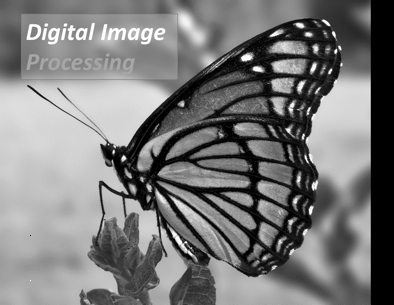
%> input picture codes/ch7_MorphologicalImageProcessing/13. Majority Filter and Median Filter/butterfly.png, 394 x 305 px
$ octave Cascaded_Dilations.m   (GNU Octave 9; MATLAB toolbox functions it lacks are replaced by stand-ins)
%> lines starting %> are read from the running program, lines starting %| are printed output that depends on the picture
% EE368/CS232 Digital Image Processing
% Bernd Girod
% Department of Electrical Engineering, Stanford University

% Script by Qiyuan Tian and David Chen
% Cascaded dilations

clear, clc, close all;

% Load test image
img = imread('butterfly.png');
%> img is the input picture: size 305x394x3 uint8; min 0, max 255, mean 121.3

% Define different structuring elements
se1 = strel('line', 10, 0);
se2 = strel('line', 10, -45);
se3 = strel('line', 10, -135);

% Perform sequence of dilations
dilatedImg1 = imdilate(img, se1);
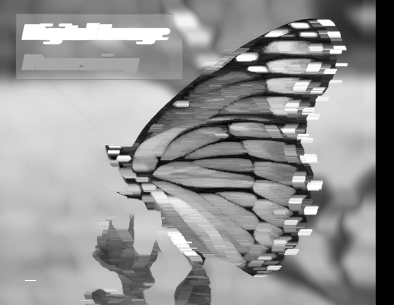
%> dilatedImg1: size 305x394x3 uint8; min 0, max 255, mean 148
dilatedImg2 = imdilate(dilatedImg1, se2);
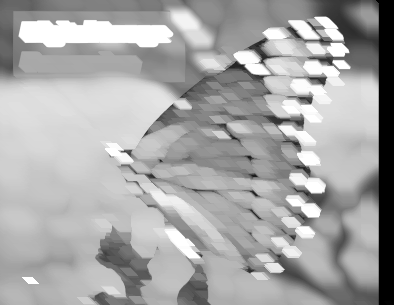
%> dilatedImg2: size 305x394x3 uint8; min 0, max 255, mean 167.2
dilatedImg3 = imdilate(dilatedImg2, se3);
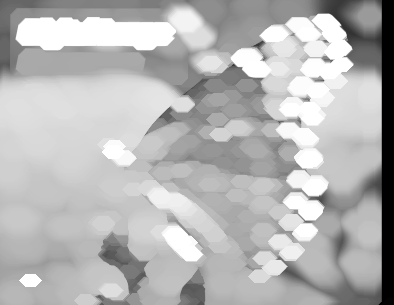
%> dilatedImg3: size 305x394x3 uint8; min 0, max 255, mean 181.9

% Show images
subplot(2, 2, 1), imshow(img);
subplot(2, 2, 2), imshow(dilatedImg1);
subplot(2, 2, 3), imshow(dilatedImg2);
subplot(2, 2, 4), imshow(dilatedImg3);

% Save images
imwrite(dilatedImg1, 'Cascaded_Dilations_1.png');
imwrite(dilatedImg2, 'Cascaded_Dilations_2.png');
imwrite(dilatedImg3, 'Cascaded_Dilations_3.png');
